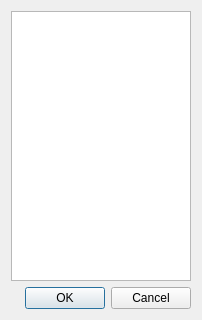
<?xml version="1.0" encoding="UTF-8"?>
<ui version="4.0">
 <class>DialogList</class>
 <widget class="QDialog" name="DialogList">
  <property name="geometry">
   <rect>
    <x>0</x>
    <y>0</y>
    <width>202</width>
    <height>320</height>
   </rect>
  </property>
  <property name="windowIcon">
   <iconset resource="../ressources.qrc">
    <normaloff>:/icones/icon</normaloff>:/icones/icon</iconset>
  </property>
  <layout class="QGridLayout" name="gridLayout">
   <item row="0" column="0">
    <widget class="QListWidget" name="listWidget"/>
   </item>
   <item row="1" column="0">
    <widget class="QDialogButtonBox" name="buttonBox">
     <property name="orientation">
      <enum>Qt::Horizontal</enum>
     </property>
     <property name="standardButtons">
      <set>QDialogButtonBox::Cancel|QDialogButtonBox::Ok</set>
     </property>
    </widget>
   </item>
  </layout>
 </widget>
 <resources>
  <include location="../ressources.qrc"/>
 </resources>
 <connections>
  <connection>
   <sender>buttonBox</sender>
   <signal>accepted()</signal>
   <receiver>DialogList</receiver>
   <slot>accept()</slot>
   <hints>
    <hint type="sourcelabel">
     <x>248</x>
     <y>254</y>
    </hint>
    <hint type="destinationlabel">
     <x>157</x>
     <y>274</y>
    </hint>
   </hints>
  </connection>
  <connection>
   <sender>buttonBox</sender>
   <signal>rejected()</signal>
   <receiver>DialogList</receiver>
   <slot>reject()</slot>
   <hints>
    <hint type="sourcelabel">
     <x>316</x>
     <y>260</y>
    </hint>
    <hint type="destinationlabel">
     <x>286</x>
     <y>274</y>
    </hint>
   </hints>
  </connection>
  <connection>
   <sender>listWidget</sender>
   <signal>itemDoubleClicked(QListWidgetItem*)</signal>
   <receiver>DialogList</receiver>
   <slot>accept()</slot>
   <hints>
    <hint type="sourcelabel">
     <x>119</x>
     <y>143</y>
    </hint>
    <hint type="destinationlabel">
     <x>119</x>
     <y>159</y>
    </hint>
   </hints>
  </connection>
 </connections>
</ui>
